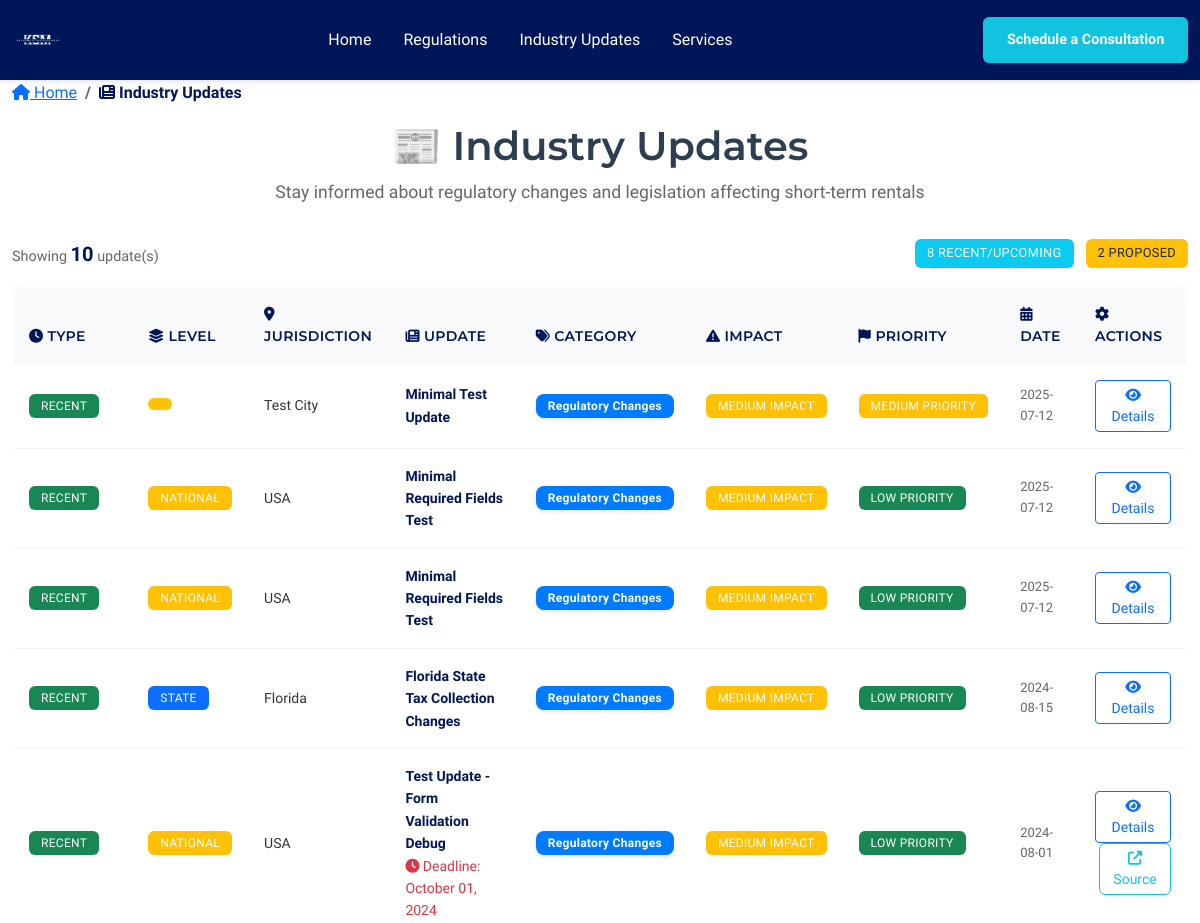
The app's page /updates (upper part), older data.
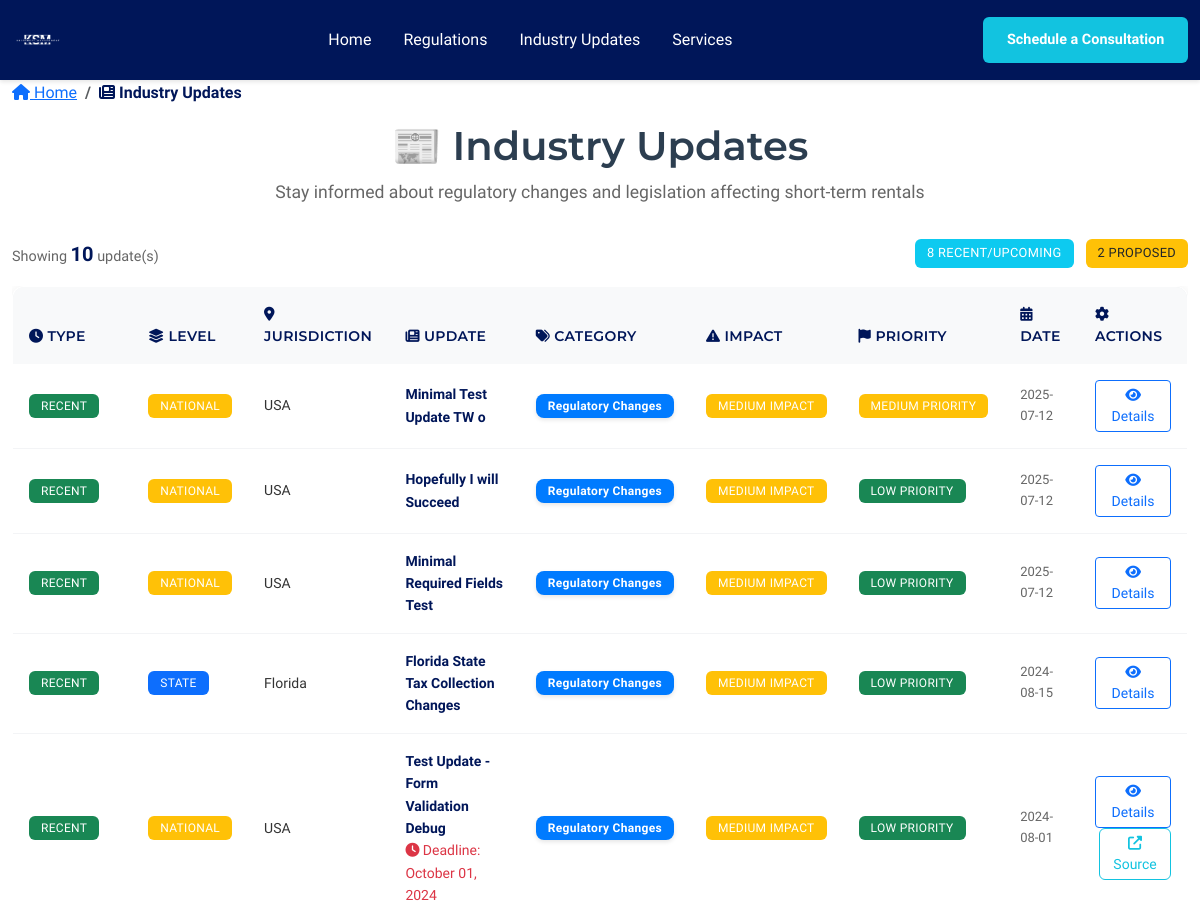
The same page, newer data.
### models.py (models this page shows, shortened)
class Update(db.Model):
    id = db.Column(db.Integer, primary_key=True)
    title = db.Column(db.String(200), nullable=False, index=True)  # Often searched
    description = db.Column(db.Text, nullable=False)
    jurisdiction_affected = db.Column(db.String(100), nullable=False, index=True)  # Often filtered
    jurisdiction_level = db.Column(db.String(20), nullable=False, default='Local', index=True)  # Often filtered
    update_date = db.Column(db.Date, nullable=False, index=True)  # Often sorted
    status = db.Column(db.String(20), nullable=False, index=True)  # Often filtered - Recent, Upcoming, Proposed
    category = db.Column(db.String(50), nullable=False, default='Regulatory Changes', index=True)  # Often filtered
    impact_level = db.Column(db.String(10), nullable=False, default='Medium', index=True)  # Often filtered
    effective_date = db.Column(db.Date, nullable=True, index=True)  # Often sorted
    deadline_date = db.Column(db.Date, nullable=True, index=True)  # Often sorted
    action_required = db.Column(db.Boolean, default=False)  # Whether action is required
    action_description = db.Column(db.Text, nullable=True)  # Description of required action
    property_types = db.Column(db.String(100), nullable=False, default='Both')  # Residential, Commercial, Both
    related_regulation_ids = db.Column(db.Text, nullable=True)  # Comma-separated IDs of related regulations
    tags = db.Column(db.Text, nullable=True)  # Comma-separated tags for better categorization
    source_url = db.Column(db.String(500), nullable=True)  # Official source URL
    priority = db.Column(db.Integer, default=3, index=True)  # Often sorted - 1=High, 2=Medium, 3=Low
    expected_decision_date = db.Column(db.Date, nullable=True, index=True)  # Often sorted
    potential_impact = db.Column(db.Text, nullable=True)  # Impact assessment for proposed changes
    decision_status = db.Column(db.String(20), nullable=True, index=True)  # Often filtered
    change_type = db.Column(db.String(20), nullable=False, default='Recent', index=True)  # Often filtered
    compliance_deadline = db.Column(db.Date, nullable=True, index=True)  # Often sorted
    affected_operators = db.Column(db.Text, nullable=True)  # Description of which operators are affected
    summary = db.Column(db.Text, nullable=True)  # Brief summary for the Summary section
    full_text = db.Column(db.Text, nullable=True)  # Full detailed text of the update
    compliance_requirements = db.Column(db.Text, nullable=True)  # Specific compliance requirements
    implementation_timeline = db.Column(db.Text, nullable=True)  # Timeline for implementation
    official_sources = db.Column(db.Text, nullable=True)  # Official sources and references
    expert_analysis = db.Column(db.Text, nullable=True)  # Kaystreet Management's interpretation
    kaystreet_commitment = db.Column(db.Text, nullable=True)  # Kaystreet Management's commitment statement
    created_at = db.Column(db.DateTime, default=datetime.utcnow, index=True)
    updated_at = db.Column(db.DateTime, default=datetime.utcnow, onupdate=datetime.utcnow)

### app/blueprints/main.py (the view)
@main_bp.route('/updates')
def updates():
    try:
        recent_upcoming_updates = UpdateService.get_recent_upcoming_updates({})
        proposed_updates = UpdateService.get_proposed_updates({})
        user_session = UserInteractionService.get_user_session()
        all_update_ids = [u.id for u in recent_upcoming_updates + proposed_updates]
        update_interactions = UserInteractionService.get_user_interactions(all_update_ids, user_session)
        recent_upcoming_count = len(recent_upcoming_updates)
        proposed_count = len(proposed_updates)
        total_count = recent_upcoming_count + proposed_count
        return render_template('updates.html',
                             recent_upcoming_updates=recent_upcoming_updates,
                             proposed_updates=proposed_updates,
                             recent_upcoming_count=recent_upcoming_count,
                             proposed_count=proposed_count,
                             total_count=total_count,
                             update_interactions=update_interactions)
    except Exception as e:
        logger.error(f"Error loading updates: {str(e)}", exc_info=True)
        public_flash('Error loading updates. Please try again later.', 'error')
        return render_template('updates.html',
                             recent_upcoming_updates=[],
                             proposed_updates=[],
                             recent_upcoming_count=0,
                             proposed_count=0,
                             total_count=0,
                             update_interactions={})

### app/services/update_service.py (called while the page is built)
    @staticmethod
    def get_recent_upcoming_updates(filters=None):
        try:
            return Update.query.filter(
                Update.status.in_(['Recent', 'Upcoming'])
            ).order_by(Update.priority.asc(), Update.update_date.desc()).all()
        except Exception as e:
            logging.error(f"Error getting recent/upcoming updates: {str(e)}")
            return []

    @staticmethod
    def get_proposed_updates(filters=None):
        try:
            return Update.query.filter(
                Update.status == 'Proposed'
            ).order_by(Update.priority.asc(), Update.update_date.desc()).all()
        except Exception as e:
            logging.error(f"Error getting proposed updates: {str(e)}")
            return []

### app/services/user_interaction_service.py (called while the page is built)
    @staticmethod
    def get_user_session():
        return session.get('user_id', request.remote_addr)

### templates/updates.html (shortened to what the changed rows need)
{% extends "base.html" %}
{% block content %}
<div class="container-fluid">
    <div class="text-center mb-4">
        <h1 class="regulations-title">📰 Industry Updates</h1>
    </div>
    <div class="regulations-container">
        <div class="table-view">
            <div class="table-responsive">
                <table class="table table-hover regulations-table">
                    <thead class="table-light">
                        <tr>
                            <th>
                                <i class="fas fa-clock"></i> Type
                            </th>
                            <th>
                                <i class="fas fa-layer-group"></i> Level
                            </th>
                            <th>
                                <i class="fas fa-map-marker-alt"></i> Jurisdiction
                            </th>
                            <th>
                                <i class="fas fa-newspaper"></i> Update
                            </th>
                            <th>
                                <i class="fas fa-tags"></i> Category
                            </th>
                            <th>
                                <i class="fas fa-exclamation-triangle"></i> Impact
                            </th>
                            <th>
                                <i class="fas fa-flag"></i> Priority
                            </th>
                            <th>
                                <i class="fas fa-calendar-alt"></i> Date
                            </th>
                            <th>
                                <i class="fas fa-cog"></i> Actions
                            </th>
                        </tr>
                    </thead>
                    <tbody>
                        {% for update in recent_upcoming_updates %}
                        <tr class="regulation-row" data-update-id="{{ update.id }}">
                            <td>
                                <span class="badge bg-{{ 'success' if update.change_type == 'Recent' else 'warning' }}">
                                    {{ update.change_type }}
                                </span>
                            </td>
                            <td>
                                <span class="badge bg-{{ 'success' if update.jurisdiction_level == 'Local' else 'primary' if update.jurisdiction_level == 'State' else 'warning' }}">
                                    {{ update.jurisdiction_level }}
                                </span>
                            </td>
                            <td class="jurisdiction-cell">
                                {{ update.jurisdiction_affected }}
                            </td>
                            <td class="title-cell">
                                <a href="{{ url_for('main.update_detail', update_id=update.id) }}"
                                   class="regulation-title-link text-decoration-none">
                                    {{ update.title }}
                                </a>
                            </td>
                            <td>
                                <span class="badge category-badge category-{{ update.category.lower().replace(' ', '-') }}">
                                    {{ update.category }}
                                </span>
                            </td>
                            <td>
                                <span class="badge bg-{{ 'danger' if update.impact_level == 'High' else 'warning' if update.impact_level == 'Medium' else 'success' }}">
                                    {{ update.impact_level }} Impact
                                </span>
                            </td>
                            <td>
                                <span class="badge bg-{{ 'danger' if update.priority == 1 else 'warning' if update.priority == 2 else 'success' }}">
                                    {% if update.priority == 1 %}High Priority
                                    {% elif update.priority == 2 %}Medium Priority
                                    {% else %}Low Priority{% endif %}
                                </span>
                            </td>
                            <td class="date-cell">
                                {% if update.effective_date %}
                                    {{ update.effective_date.strftime('%Y-%m-%d') }}
                                {% else %}
                                    {{ update.update_date.strftime('%Y-%m-%d') }}
                                {% endif %}
                            </td>
                            <td>
                                <a href="{{ url_for('main.update_detail', update_id=update.id) }}"
                                   class="btn btn-sm btn-outline-primary">
                                    <i class="fas fa-eye"></i> Details
                                </a>
                            </td>
                        </tr>
                        {% endfor %}
                    </tbody>
                </table>
            </div>
        </div>
    </div>
</div>
{% endblock %}

Row changes from the older to the newer data that the page shows:
changed Update: jurisdiction_level (not shown) → "NATIONAL"; jurisdiction_affected "Test City" → "USA"; title "Minimal Test Update" → "Minimal Test Update TW o"
changed Update: title "Minimal Required Fields Test" → "Hopefully I will Succeed"
